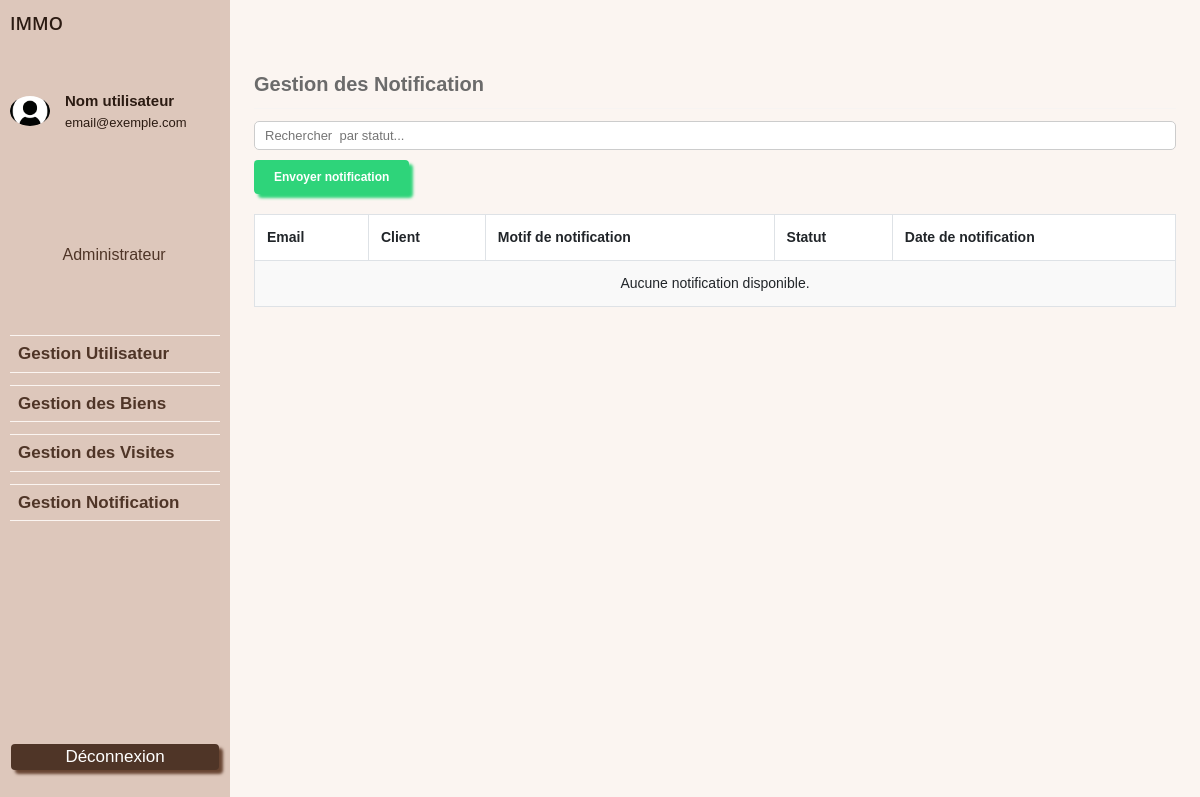
/pages/dashboard/dashboard-notification.php, run on an earlier commit of the app's database.
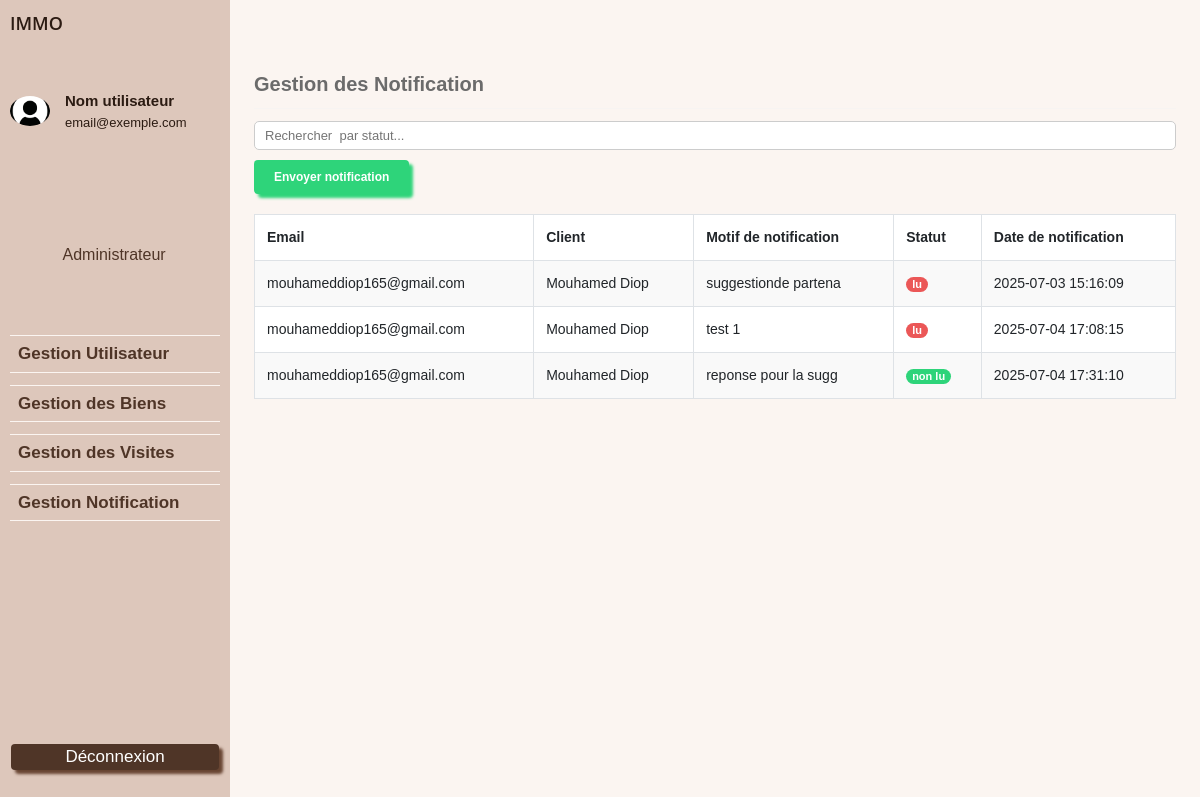
And on a later commit of the database.
### tables this page shows
CREATE TABLE `notifications` (
  `idnotif` int(11) NOT NULL,
  `contenu` varchar(255) NOT NULL,
  `date_envoi` datetime NOT NULL DEFAULT current_timestamp(),
  `typenotif` varchar(100) NOT NULL,
  `statut` varchar(7) NOT NULL DEFAULT 'non lu',
  `idutilisateur` int(11) NOT NULL
);

CREATE TABLE `utilisateur` (
  `idutilisateur` int(11) NOT NULL,
  `nom` varchar(100) NOT NULL,
  `telephone` int(11) NOT NULL,
  `email` varchar(100) NOT NULL,
  `photo` varchar(255) DEFAULT NULL,
  `mot_de_passe` varchar(255) NOT NULL,
  `role` varchar(6) NOT NULL DEFAULT 'client',
  `actif` tinyint(1) NOT NULL DEFAULT 1,
  `date_inscription` datetime NOT NULL DEFAULT current_timestamp()
);

### CRUD/crud_notification.php (called while the page is built, shortened)
<?php
require_once("con_db.php");
function get_notif()
{
    global $con;
    $req = "SELECT * FROM notifications";
    $result = $con->query($req);
    if ($result) {
        $notifications = [];
        while ($row = $result->fetch_assoc()) {
            $notifications[] = $row;
        }
        return $notifications;
    } else {
        echo "Erreur lors de la récupération des notifications : " . $con->error;
        return false;
    }
}
function getemailUtilisateur($id)
{
    $req = "SELECT email FROM utilisateur WHERE idutilisateur = '$id'";
    global $con;
    $result = $con->query($req);
    if ($result) {
        $row = $result->fetch_assoc();
        return $row['email'];
    } else {
        echo "Erreur lors de la récupération de l'email de l'utilisateur : " . $con->error;
        return false;
    }
}
function getphoneUtilisateur($id)
{
    $req = "SELECT telephone FROM utilisateur WHERE idutilisateur = '$id'";
    global $con;
    $result = $con->query($req);
    if ($result) {
        $row = $result->fetch_assoc();
        return $row['telephone'];
    } else {
        echo "Erreur lors de la récupération du numero de l'utilisateur : " . $con->error;
        return false;
    }
}

### CRUD/crud_visite.php (called while the page is built, shortened)
<?php
require_once("con_db.php");
function getnomUtilisateur($id)
{
    $req = "SELECT nom FROM utilisateur WHERE idutilisateur = '$id'";
    global $con;
    $result = $con->query($req);
    if ($result) {
        $row = $result->fetch_assoc();
        return $row['nom'];
    } else {
        echo "Erreur lors de la récupération du nom de l'utilisateur : " . $con->error;
        return false;
    }
}

### pages/dashboard/dashboard-notification.php (the view, shortened to what this page needs)
<?php
require_once("menu.php"); ?>
<main class="contenu-dashboard">
  <h1 class="titre-dashboard">Gestion des Notification</h1>
  <hr class="separateur" />
  <div class="zone-recherche">
    <input type="text" id="searchInput" class="barre-recherche" placeholder="Rechercher  par statut..." />
    <button class="btn-envoyer-notification">Envoyer notification</button>
  </div>
  <div class="table-responsive">
    <table class="table table-bordered bg-white tableau-notif">
      <thead>
        <tr>
          <th>Email</th>
          <th>Client</th>
          <th>Motif de notification</th>
          <th>Statut</th>
          <th>Date de notification</th>
        </tr>
      </thead>
      <tbody>
        <?php
        require_once("../../CRUD/crud_notification.php");
        require_once("../../CRUD/crud_visite.php");
        $notifs = get_notif();
        if ($notifs && count($notifs) > 0) {
          foreach ($notifs as $n) {
            $client   = getnomUtilisateur($n['idutilisateur']);
            $email = getemailUtilisateur($n['idutilisateur']);
            $phone = getphoneUtilisateur($n['idutilisateur']);
            $idnotif  = intval($n['idnotif']);
            $statut = strtolower($n['statut']);
            $classeBadge = '';
            switch ($statut) {
              case 'non lu':
                $classeBadge = 'badge-dispo';
                break;
              case 'lu':
                $classeBadge = 'badge-indispo';
                break;
            }
            echo "<tr>
      <td>{$email}</td>
      <td>{$client}</td>
      <td>{$n['typenotif']}</td>
      <td>
        <button
          class=\"badge {$classeBadge}\"
          style=\"border: none;\"
          data-bs-toggle=\"modal\"
          data-bs-target=\"#modalDetailMessage\"
          data-notif-id=\"{$idnotif}\"
          data-email=\"{$email}\"
          data-client=\"{$client}\"
          data-phone=\"{$phone}\"
          data-objet=\"{$n['typenotif']}\"
          data-date=\"{$n['date_envoi']}\"
          data-message=\"{$n['contenu']}\"
        >
          {$n['statut']}
        </button>
      </td>
      <td>{$n['date_envoi']}</td>
    </tr>";
          }
        } else {
          echo '<tr><td colspan="5" class="text-center">Aucune notification disponible.</td></tr>';
        }
        ?>
      </tbody>
    </table>
  </div>
</main>
<?php require_once("pied.php"); ?>

What changed in the data, as far as the page shows it:
added notifications: idutilisateur.email "mouhameddiop165@gmail.com", idutilisateur.nom "Mouhamed Diop", typenotif "suggestionde partena", statut "lu", date_envoi "2025-07-03 15:16:09"
added notifications: idutilisateur.email "mouhameddiop165@gmail.com", idutilisateur.nom "Mouhamed Diop", typenotif "test 1", statut "lu", date_envoi "2025-07-04 17:08:15"
added notifications: idutilisateur.email "mouhameddiop165@gmail.com", idutilisateur.nom "Mouhamed Diop", typenotif "reponse pour la sugg", statut "non lu", date_envoi "2025-07-04 17:31:10"
Also different on the page:
text no longer shown: "Aucune notification disponible."
